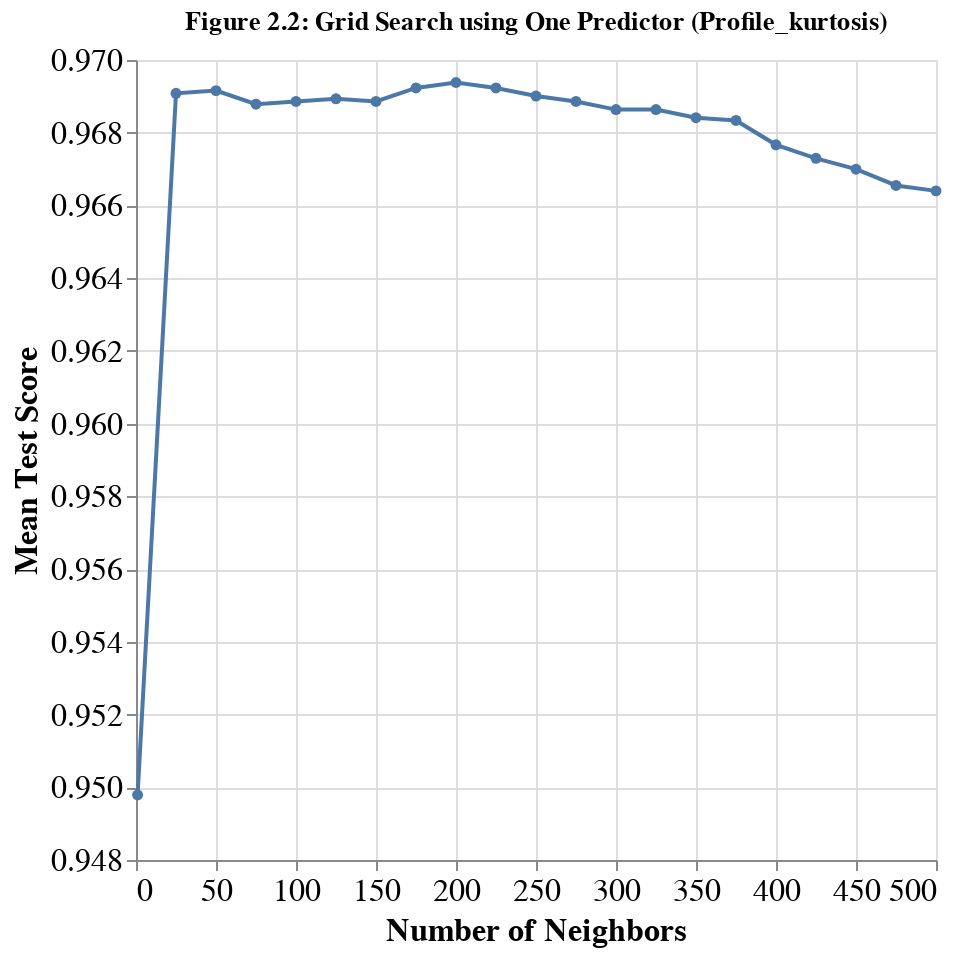

Notebook source saved alongside this figure:
### Code cell
accuracies_kurtosis_grid_plot = (
    alt.Chart(accuracies_kurtosis_grid, title="Figure 2.2: Grid Search using One Predictor (Profile_kurtosis)")
    .mark_line(point=True)
    .encode(
        x=alt.X("param_kneighborsclassifier__n_neighbors", title="Number of Neighbors", scale=alt.Scale(zero=False),),
        y=alt.Y("mean_test_score", title="Mean Test Score", scale=alt.Scale(zero=False)),
    )
    .configure_axis(labelFontSize=16, titleFontSize=16)
    .properties(width=400, height=400)
)

display(accuracies_kurtosis_grid.sort_values(by="rank_test_score")[["param_kneighborsclassifier__n_neighbors", "mean_test_score"]]
        .head().style.set_caption("Table 2.3: Top 5 k-values for One Predictor (Profile_kurtosis)"))
accuracies_kurtosis_grid_plot

### Figure 1 — Vega-Lite specification as saved in the notebook (floating-point values rounded to 4 significant figures)
{"config": {"view": {"continuousWidth": 400, "continuousHeight": 300}, "axis": {"labelFontSize": 16, "titleFontSize": 16}}, "data": {"name": "data-4a2d9fc1581e00abb11ccedfbc6da34c"}, "mark": {"type": "line", "point": true}, "encoding": {"x": {"field": "param_kneighborsclassifier__n_neighbors", "scale": {"zero": false}, "title": "Number of Neighbors", "type": "quantitative"}, "y": {"field": "mean_test_score", "scale": {"zero": false}, "title": "Mean Test Score", "type": "quantitative"}}, "height": 400, "title": "Figure 2.2: Grid Search using One Predictor (Profile_kurtosis)", "width": 400, "$schema": "https://vega.github.io/schema/vega-lite/v4.17.0.json", "datasets": {"data-4a2d9fc1581e00abb11ccedfbc6da34c": [{"mean_fit_time": 0.008206, "std_fit_time": 0.0003984, "mean_score_time": 0.03021, "std_score_time": 0.001113, "param_kneighborsclassifier__n_neighbors": 1, "params": {"kneighborsclassifier__n_neighbors": 1}, "split0_test_score": 0.9505, "split1_test_score": 0.9453, "split2_test_score": 0.9531, "split3_test_score": 0.9516, "split4_test_score": 0.9486, "mean_test_score": 0.9498, "std_test_score": 0.002699, "rank_test_score": 21}, {"mean_fit_time": 0.008635, "std_fit_time": 0.0004831, "mean_score_time": 0.03359, "std_score_time": 0.000782, "param_kneighborsclassifier__n_neighbors": 25, "params": {"kneighborsclassifier__n_neighbors": 25}, "split0_test_score": 0.9676, "split1_test_score": 0.9635, "split2_test_score": 0.9717, "split3_test_score": 0.9713, "split4_test_score": 0.9713, "mean_test_score": 0.9691, "std_test_score": 0.003166, "rank_test_score": 5}, {"mean_fit_time": 0.008009, "std_fit_time": 0.0009105, "mean_score_time": 0.039, "std_score_time": 0.0005497, "param_kneighborsclassifier__n_neighbors": 50, "params": {"kneighborsclassifier__n_neighbors": 50}, "split0_test_score": 0.968, "split1_test_score": 0.9624, "split2_test_score": 0.9721, "split3_test_score": 0.9732, "split4_test_score": 0.9702, "mean_test_score": 0.9692, "std_test_score": 0.00382, "rank_test_score": 4}, {"mean_fit_time": 0.008813, "std_fit_time": 0.0007334, "mean_score_time": 0.04379, "std_score_time": 0.001153, "param_kneighborsclassifier__n_neighbors": 75, "params": {"kneighborsclassifier__n_neighbors": 75}, "split0_test_score": 0.968, "split1_test_score": 0.9635, "split2_test_score": 0.9709, "split3_test_score": 0.9709, "split4_test_score": 0.9706, "mean_test_score": 0.9688, "std_test_score": 0.002866, "rank_test_score": 11}, {"mean_fit_time": 0.008428, "std_fit_time": 0.0005125, "mean_score_time": 0.04778, "std_score_time": 0.0009896, "param_kneighborsclassifier__n_neighbors": 100, "params": {"kneighborsclassifier__n_neighbors": 100}, "split0_test_score": 0.9691, "split1_test_score": 0.9631, "split2_test_score": 0.9706, "split3_test_score": 0.9709, "split4_test_score": 0.9706, "mean_test_score": 0.9689, "std_test_score": 0.002935, "rank_test_score": 9}, {"mean_fit_time": 0.009196, "std_fit_time": 0.0007486, "mean_score_time": 0.05408, "std_score_time": 0.001, "param_kneighborsclassifier__n_neighbors": 125, "params": {"kneighborsclassifier__n_neighbors": 125}, "split0_test_score": 0.9695, "split1_test_score": 0.9624, "split2_test_score": 0.9709, "split3_test_score": 0.9709, "split4_test_score": 0.9709, "mean_test_score": 0.9689, "std_test_score": 0.003325, "rank_test_score": 7}, {"mean_fit_time": 0.008197, "std_fit_time": 0.0004018, "mean_score_time": 0.05992, "std_score_time": 0.0007864, "param_kneighborsclassifier__n_neighbors": 150, "params": {"kneighborsclassifier__n_neighbors": 150}, "split0_test_score": 0.9695, "split1_test_score": 0.9628, "split2_test_score": 0.9706, "split3_test_score": 0.9709, "split4_test_score": 0.9706, "mean_test_score": 0.9689, "std_test_score": 0.003092, "rank_test_score": 9}, {"mean_fit_time": 0.008823, "std_fit_time": 0.0004117, "mean_score_time": 0.06785, "std_score_time": 0.0004325, "param_kneighborsclassifier__n_neighbors": 175, "params": {"kneighborsclassifier__n_neighbors": 175}, "split0_test_score": 0.9695, "split1_test_score": 0.9635, "split2_test_score": 0.9709, "split3_test_score": 0.9709, "split4_test_score": 0.9713, "mean_test_score": 0.9692, "std_test_score": 0.002935, "rank_test_score": 3}, {"mean_fit_time": 0.008817, "std_fit_time": 0.0004107, "mean_score_time": 0.07055, "std_score_time": 0.001484, "param_kneighborsclassifier__n_neighbors": 200, "params": {"kneighborsclassifier__n_neighbors": 200}, "split0_test_score": 0.9687, "split1_test_score": 0.9635, "split2_test_score": 0.9713, "split3_test_score": 0.9721, "split4_test_score": 0.9713, "mean_test_score": 0.9694, "std_test_score": 0.003152, "rank_test_score": 1}, {"mean_fit_time": 0.009078, "std_fit_time": 0.0006529, "mean_score_time": 0.07865, "std_score_time": 0.0007573, "param_kneighborsclassifier__n_neighbors": 225, "params": {"kneighborsclassifier__n_neighbors": 225}, "split0_test_score": 0.9687, "split1_test_score": 0.9635, "split2_test_score": 0.9709, "split3_test_score": 0.9717, "split4_test_score": 0.9713, "mean_test_score": 0.9692, "std_test_score": 0.003046, "rank_test_score": 2}, {"mean_fit_time": 0.009051, "std_fit_time": 0.0006422, "mean_score_time": 0.08909, "std_score_time": 0.009089, "param_kneighborsclassifier__n_neighbors": 250, "params": {"kneighborsclassifier__n_neighbors": 250}, "split0_test_score": 0.9672, "split1_test_score": 0.9635, "split2_test_score": 0.9713, "split3_test_score": 0.9717, "split4_test_score": 0.9713, "mean_test_score": 0.969, "std_test_score": 0.003204, "rank_test_score": 6}, {"mean_fit_time": 0.009299, "std_fit_time": 0.0007486, "mean_score_time": 0.08808, "std_score_time": 0.001537, "param_kneighborsclassifier__n_neighbors": 275, "params": {"kneighborsclassifier__n_neighbors": 275}, "split0_test_score": 0.9665, "split1_test_score": 0.9639, "split2_test_score": 0.9713, "split3_test_score": 0.9717, "split4_test_score": 0.9709, "mean_test_score": 0.9689, "std_test_score": 0.003127, "rank_test_score": 8}, {"mean_fit_time": 0.009599, "std_fit_time": 0.001744, "mean_score_time": 0.099, "std_score_time": 0.008168, "param_kneighborsclassifier__n_neighbors": 300, "params": {"kneighborsclassifier__n_neighbors": 300}, "split0_test_score": 0.9661, "split1_test_score": 0.9635, "split2_test_score": 0.9709, "split3_test_score": 0.9717, "split4_test_score": 0.9709, "mean_test_score": 0.9686, "std_test_score": 0.003247, "rank_test_score": 12}, {"mean_fit_time": 0.009203, "std_fit_time": 0.0009793, "mean_score_time": 0.108, "std_score_time": 0.008741, "param_kneighborsclassifier__n_neighbors": 325, "params": {"kneighborsclassifier__n_neighbors": 325}, "split0_test_score": 0.9657, "split1_test_score": 0.9639, "split2_test_score": 0.9709, "split3_test_score": 0.9721, "split4_test_score": 0.9706, "mean_test_score": 0.9686, "std_test_score": 0.003221, "rank_test_score": 12}, {"mean_fit_time": 0.008465, "std_fit_time": 0.0004669, "mean_score_time": 0.1094, "std_score_time": 0.001449, "param_kneighborsclassifier__n_neighbors": 350, "params": {"kneighborsclassifier__n_neighbors": 350}, "split0_test_score": 0.9657, "split1_test_score": 0.9635, "split2_test_score": 0.9706, "split3_test_score": 0.9717, "split4_test_score": 0.9706, "mean_test_score": 0.9684, "std_test_score": 0.003204, "rank_test_score": 14}, {"mean_fit_time": 0.008992, "std_fit_time": 0.0006209, "mean_score_time": 0.1173, "std_score_time": 0.002768, "param_kneighborsclassifier__n_neighbors": 375, "params": {"kneighborsclassifier__n_neighbors": 375}, "split0_test_score": 0.9654, "split1_test_score": 0.9635, "split2_test_score": 0.9702, "split3_test_score": 0.9721, "split4_test_score": 0.9706, "mean_test_score": 0.9683, "std_test_score": 0.003302, "rank_test_score": 15}, {"mean_fit_time": 0.009174, "std_fit_time": 0.0007285, "mean_score_time": 0.1188, "std_score_time": 0.00197, "param_kneighborsclassifier__n_neighbors": 400, "params": {"kneighborsclassifier__n_neighbors": 400}, "split0_test_score": 0.965, "split1_test_score": 0.9624, "split2_test_score": 0.9702, "split3_test_score": 0.9713, "split4_test_score": 0.9694, "mean_test_score": 0.9677, "std_test_score": 0.003405, "rank_test_score": 16}, {"mean_fit_time": 0.008578, "std_fit_time": 0.0004763, "mean_score_time": 0.126, "std_score_time": 0.002722, "param_kneighborsclassifier__n_neighbors": 425, "params": {"kneighborsclassifier__n_neighbors": 425}, "split0_test_score": 0.965, "split1_test_score": 0.962, "split2_test_score": 0.9695, "split3_test_score": 0.9709, "split4_test_score": 0.9691, "mean_test_score": 0.9673, "std_test_score": 0.003297, "rank_test_score": 17}, {"mean_fit_time": 0.008601, "std_fit_time": 0.0004917, "mean_score_time": 0.1266, "std_score_time": 0.002721, "param_kneighborsclassifier__n_neighbors": 450, "params": {"kneighborsclassifier__n_neighbors": 450}, "split0_test_score": 0.9646, "split1_test_score": 0.9624, "split2_test_score": 0.9687, "split3_test_score": 0.9698, "split4_test_score": 0.9694, "mean_test_score": 0.967, "std_test_score": 0.002962, "rank_test_score": 18}, {"mean_fit_time": 0.008981, "std_fit_time": 4.48e-05, "mean_score_time": 0.1381, "std_score_time": 0.002129, "param_kneighborsclassifier__n_neighbors": 475, "params": {"kneighborsclassifier__n_neighbors": 475}, "split0_test_score": 0.9646, "split1_test_score": 0.962, "split2_test_score": 0.9687, "split3_test_score": 0.968, "split4_test_score": 0.9694, "mean_test_score": 0.9666, "std_test_score": 0.002807, "rank_test_score": 19}, {"mean_fit_time": 0.00842, "std_fit_time": 0.001009, "mean_score_time": 0.1402, "std_score_time": 0.002219, "param_kneighborsclassifier__n_neighbors": 500, "params": {"kneighborsclassifier__n_neighbors": 500}, "split0_test_score": 0.9642, "split1_test_score": 0.9624, "split2_test_score": 0.9676, "split3_test_score": 0.9683, "split4_test_score": 0.9694, "mean_test_score": 0.9664, "std_test_score": 0.002654, "rank_test_score": 20}]}}
